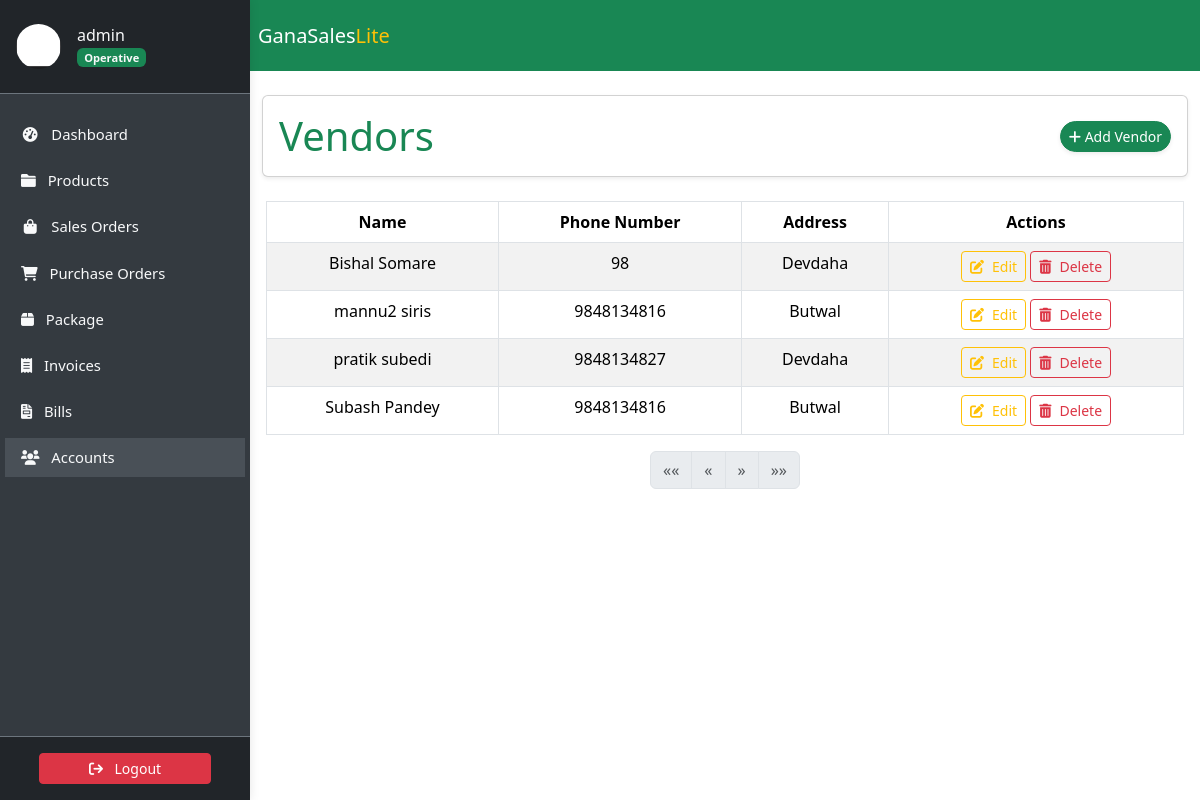
Page /staff/vendors/ (signed in) on the committed database.
### accounts/models.py (models this page shows, shortened)
class Profile(models.Model):
    user = models.OneToOneField(
        User, on_delete=models.CASCADE, verbose_name='User'
    )
    slug = AutoSlugField(
        unique=True,
        verbose_name='Account ID',
        populate_from='email'
    )
    profile_picture = ProcessedImageField(
        default='profile_pics/default.jpg',
        upload_to='profile_pics',
        format='JPEG',
        processors=[ResizeToFill(150, 150)],
        options={'quality': 100}
    )
    telephone = PhoneNumberField(
        null=True, blank=True, verbose_name='Telephone'
    )
    email = models.EmailField(
        max_length=150, blank=True, null=True, verbose_name='Email'
    )
    first_name = models.CharField(
        max_length=30, blank=True, verbose_name='First Name'
    )
    last_name = models.CharField(
        max_length=30, blank=True, verbose_name='Last Name'
    )
    status = models.CharField(
        choices=STATUS_CHOICES,
        max_length=12,
        default='INA',
        verbose_name='Status'
    )
    role = models.CharField(
        choices=ROLE_CHOICES,
        max_length=12,
        blank=True,
        null=True,
        verbose_name='Role'
    )
    class Meta:
        ordering = ['slug']
        verbose_name = 'Profile'
        verbose_name_plural = 'Profiles'

class Vendor(models.Model):
    name = models.CharField(max_length=50, verbose_name='Name')
    slug = AutoSlugField(
        unique=True,
        populate_from='name',
        verbose_name='Slug'
    )
    phone_number = models.BigIntegerField(
        blank=True, null=True, verbose_name='Phone Number'
    )
    address = models.CharField(
        max_length=50, blank=True, null=True, verbose_name='Address'
    )
    class Meta:
        verbose_name = 'Vendor'
        verbose_name_plural = 'Vendors'

### accounts/views.py (the view)
# urls.py: path('vendors/', VendorListView.as_view(), name='vendor-list'),
class VendorListView(LoginRequiredMixin, ListView):
    model = Vendor
    template_name = 'accounts/vendor_list.html'
    context_object_name = 'vendors'
    paginate_by = 10

### accounts/templates/accounts/vendor_list.html (shortened to what this page needs)
{% extends 'store/base.html' %}
{% load static %}
{% block content %}
<div class="container my-4">
    <div class="card shadow-sm rounded p-3">
        <div class="row align-items-center">
            <div class="col-md-6">
                <h4 class="display-6 mb-0 text-success">Vendors</h4>
            </div>
            <div class="col-md-6 d-flex justify-content-end gap-2">
                <a class="btn btn-success btn-sm rounded-pill shadow-sm" href="{% url 'vendor-create' %}">
                    <i class="fa-solid fa-plus"></i> Add Vendor
                </a>
            </div>
        </div>
    </div>
</div>
<div class="container px-3">
    <table class="table table-bordered table-striped">
        <thead class="thead-light">
            <tr>
                <th>Name</th>
                <th>Phone Number</th>
                <th>Address</th>
                <th>Actions</th>
            </tr>
        </thead>
        <tbody>
            {% for vendor in vendors %}
            <tr>
                <td>{{ vendor.name }}</td>
                <td>{{ vendor.phone_number }}</td>
                <td>{{ vendor.address }}</td>
                <td>
                    <a href="{% url 'vendor-update' vendor.pk %}" class="btn btn-outline-warning btn-sm">
                        <i class="fas fa-edit me-2"></i>Edit
                    </a>
                    <a href="{% url 'vendor-delete' vendor.pk %}" class="btn btn-outline-danger btn-sm">
                        <i class="fas fa-trash-alt me-2"></i>Delete
                    </a>
                </td>
            </tr>
            {% endfor %}
        </tbody>
    </table>
    <nav aria-label="Page navigation example">
        <ul class="pagination justify-content-center">
            {% if vendors.has_previous %}
            <li class="page-item">
                <a class="page-link" href="?page=1" aria-label="First">
                    <span aria-hidden="true">&laquo;&laquo;</span>
                </a>
            </li>
            {% else %}
            <li class="page-item disabled">
                <span class="page-link" aria-label="First">
                    <span aria-hidden="true">&laquo;&laquo;</span>
                </span>
            </li>
            {% endif %}
            {% if vendors.has_previous %}
            <li class="page-item">
                <a class="page-link" href="?page={{ vendors.previous_page_number }}" aria-label="Previous">
                    <span aria-hidden="true">&laquo;</span>
                </a>
            </li>
            {% else %}
            <li class="page-item disabled">
                <span class="page-link" aria-label="Previous">
                    <span aria-hidden="true">&laquo;</span>
                </span>
            </li>
            {% endif %}
            {% if vendors.has_next %}
            <li class="page-item">
                <a class="page-link" href="?page={{ vendors.next_page_number }}" aria-label="Next">
                    <span aria-hidden="true">&raquo;</span>
                </a>
            </li>
            {% else %}
            <li class="page-item disabled">
                <span class="page-link" aria-label="Next">
                    <span aria-hidden="true">&raquo;</span>
                </span>
            </li>
            {% endif %}
            {% if vendors.has_next %}
            <li class="page-item">
                <a class="page-link" href="?page={{ vendors.paginator.num_pages }}" aria-label="Last">
                    <span aria-hidden="true">&raquo;&raquo;</span>
                </a>
            </li>
            {% else %}
            <li class="page-item disabled">
                <span class="page-link" aria-label="Last">
                    <span aria-hidden="true">&raquo;&raquo;</span>
                </span>
            </li>
            {% endif %}
        </ul>
    </nav>
</div>
{% endblock %}

### store/templates/store/sidebar.html (shortened to what this page needs)
<link href="https://cdn.jsdelivr.net/npm/bootstrap@5.3.3/dist/css/bootstrap.min.css" rel="stylesheet">
<link href="https://cdnjs.cloudflare.com/ajax/libs/font-awesome/6.0.0-beta3/css/all.min.css" rel="stylesheet">
<aside class="sidebar" id="show-side-navigation1">
    <div class="sidebar-header d-flex align-items-center px-3 py-4 border-bottom border-secondary">
        <a href="{% url 'user-profile' %}" class="d-flex align-items-center text-decoration-none text-light">
            <img class="rounded-circle img-fluid" id="sidebar-img" width="45" src="{{ request.user.profile.profile_picture.url }}" alt="Profile Picture" />
            <div class="ms-3">
                <h5 class="fs-6 mb-0">
                    {{ request.user.username }}{% if request.user.profile.role == 'AD' %} <i class="fa-solid fa-circle-check text-success"></i>{% endif %}
                </h5>
                <span class="badge bg-success text-light">
                    {% if request.user.profile.role == 'AD' %}
                        Admin
                    {% elif request.user.profile.role == 'EX' %}
                        Executive
                    {% else %}
                        Operative
                    {% endif %}
                </span>
            </div>
        </a>
    </div>
    <div class="nav-container">
        <ul class="nav flex-column mt-3">
            <li class="nav-item mb-2">
                <a class="nav-link text-light {% if request.resolver_match.url_name == 'dashboard' %}active{% endif %}" href="{% url 'dashboard' %}">
                    <i class="fa fa-tachometer-alt fa-fw me-2"></i> Dashboard
                </a>
            </li>
            <li class="nav-item mb-2 dropdown">
                <a class="nav-link text-light {% if request.resolver_match.url_name == 'productslist' %}active{% endif %}" href="#" id="productsDropdown" role="button">
                    <i class="fa fa-folder me-2"></i> Products
                </a>
            </li>
            <li class="nav-item mb-2">
                <a class="nav-link text-light {% if request.resolver_match.url_name == 'saleslist' %}active{% endif %}" href="{% url 'saleslist' %}">
                    <i class="fa fa-shopping-bag fa-fw me-2"></i> Sales Orders
                </a>
            </li>
            <li class="nav-item mb-2">
                <a class="nav-link text-light {% if request.resolver_match.url_name == 'purchaseslist' %}active{% endif %}" href="{% url 'purchaseslist' %}">
                    <i class="fa fa-shopping-cart me-2"></i> Purchase Orders
                </a>
            </li>
            <li class="nav-item mb-2">
                <a class="nav-link text-light {% if request.resolver_match.url_name == 'deliveries' %}active{% endif %}" href="{% url 'deliveries' %}">
                    <i class="fa-solid fa-box me-2"></i> Package
                </a>
            </li>
            <li class="nav-item mb-2">
                <a class="nav-link text-light {% if request.resolver_match.url_name == 'invoicelist' %}active{% endif %}" href="{% url 'invoicelist' %}">
                    <i class="fa-solid fa-receipt me-2"></i> Invoices
                </a>
            </li>
            <li class="nav-item mb-2">
                <a class="nav-link text-light {% if request.resolver_match.url_name == 'bill_list' %}active{% endif %}" href="{% url 'bill_list' %}">
                    <i class="fa-solid fa-file-invoice me-2"></i> Bills
                </a>
            </li>
            <li class="nav-item mb-2 dropdown">
                <a class="nav-link text-light {% if request.resolver_match.url_name == 'profile_list' or request.resolver_match.url_name == 'customer_list' or request.resolver_match.url_name == 'vendor-list' %} active{% endif %}" href="#" id="accountsDropdown" role="button">
                    <i class="fa fa-users me-2"></i> Accounts
                </a>
            </li>
        </ul>
    </div>
    <div class="sidebar-footer position-relative w-100 text-center py-3 bg-dark border-top border-secondary mt-auto">
        <form method="post" action="{% url 'user-logout' %}">
            <button type="submit" class="btn btn-danger btn-sm w-75">
                <i class="fa fa-sign-out me-2"></i> Logout
            </button>
        </form>
    </div>
</aside>

### static/css/style.css (style rules this page uses)
:root { --dk-gray-100: #f3f4f6; --dk-gray-200: #e5e7eb; --dk-gray-300: #d1d5db; --dk-gray-400: #9ca3af; --dk-gray-500: #6b7280; --dk-gray-600: #4b5563; --dk-gray-700: #374151; --dk-gray-800: #1f2937; --dk-gray-900: #111827; --dk-dark-bg: #313348; --dk-darker-bg: #2a2b3d; --navbar-bg-color: #6f6486; --sidebar-bg-color: #252636; --sidebar-width: 250px; --sidebar-expanded-width: 230px; --sidebar-collapsed-width: 100px; --sidebar-header-bg: #212529; --nav-link-color: #adb5bd; --nav-link-active-bg: #495057; --dropdown-menu-bg: #495057; --dropdown-item-color: #adb5bd; --dropdown-item-active-bg: #6c757d; --sidebar-separator-bg: #4caf50; --logo-separator-height: 60px; --sidebar-item-height: 50px; --submenu-item-height: 45px; }
* { margin: 0; padding: 0; box-sizing: border-box; }
body { font-family: "Inter", sans-serif; background-color: #fff; overflow-x: hidden; }
a { text-decoration: none; }
.sidebar { font-size: 0.925rem; background-color: var(--sidebar-bg-color); width: var(--sidebar-width); transition: all 0.3s ease-in-out; z-index: 9999999; box-shadow: 0 0 10px rgba(0, 0, 0, 0.1); }
.sidebar .sidebar-header { background-color: var(--sidebar-header-bg); border-bottom: 1px solid #2a2b3c; padding: 15px; }
.sidebar ul > li > a { color: var(--dk-gray-400); text-decoration: none; }
.card { transition: transform 0.2s; margin-bottom: 15px; }

### store/templates/store/sidebar.html (style rules this page uses)
.sidebar { width: 250px; background-color: #343a40; color: #fff; position: fixed; top: 0; bottom: 0; display: flex; flex-direction: column; z-index: 1030; transition: transform 0.3s ease; }
.sidebar-header { background-color: #212529; }
.nav-container { flex: 1; overflow-y: auto; padding: 5px; }
.nav-link { color: #adb5bd; padding: 0.5rem 1rem; }
.nav-link.active { background-color: #495057; color: #fff; }
.sidebar-footer { background-color: #212529; text-align: center; padding: 10px; }

### accounts/templates/accounts/vendor_list.html (style rules this page uses)
.table th, .table td { text-align: center; }

### rows in the picture
Vendor: name "Bishal Somare", phone_number "98", address "Devdaha"
Vendor: name "mannu2 siris", phone_number "9848134816", address "Butwal"
Vendor: name "pratik subedi", phone_number "9848134827", address "Devdaha"
Vendor: name "Subash Pandey", phone_number "9848134816", address "Butwal"

### other values in the picture
{{ request.user.username }} "admin"
